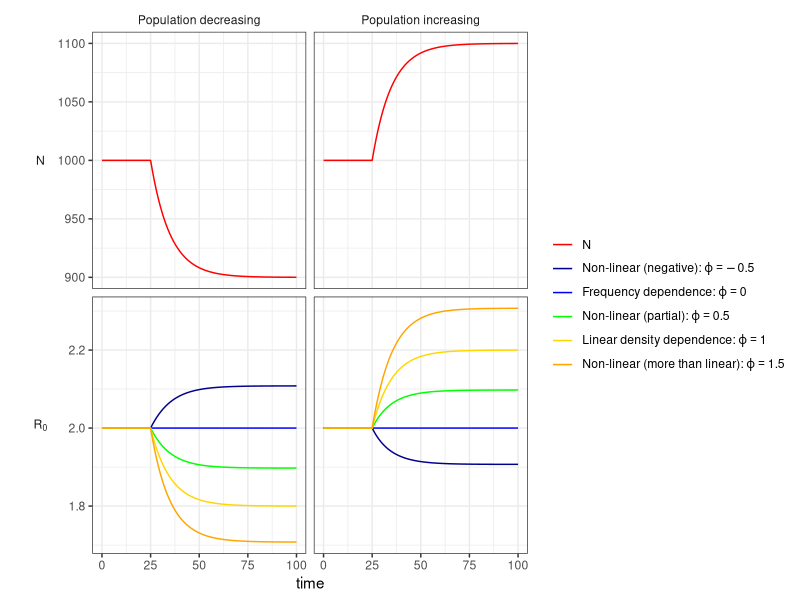
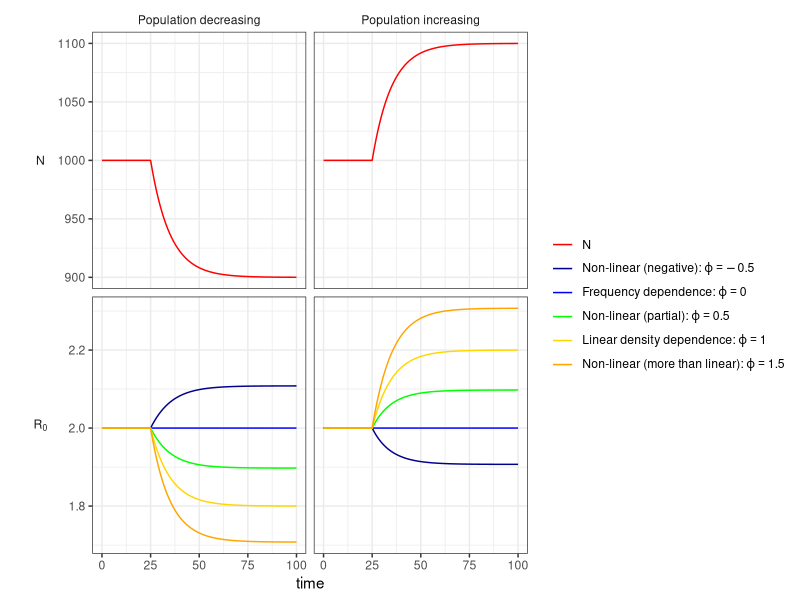

Generate these figures, in order, with R:
library(deSolve)
library(tidyverse)
library(ggplot2)


det_phi <- function(t, state, parameters) {
  with(as.list(c(state, parameters)),{
    
    if(t < transfer_switch){
      transfer_in = transfer1
      transfer_out = transfer1  
    } else {
      transfer_in = transfer2
      transfer_out = transfer1  
      
    }
    
    
    beta = b/S0^phi
    N = S + I + R
    pI = I/N
    pI_index = 1/N
    FOI = (beta * pI * N^phi)
    FOI_index = (beta * pI_index * N^phi)
    
    dS = S0*transfer_in - S*FOI - S*transfer_out
    dI = S*FOI - gamma*I - I*transfer_out
    dR = gamma*I - R*transfer_out
  
    list(c(dS, dI, dR))
    
    })}
  
max_time = 100
pars = list(S0 = 1000
            , transfer1 = 0.1
            , transfer2 = 0.2
            , transfer_switch = 25
            , b = 2/5, phi = 0, gamma = 1/5)
inits <- c(S = pars$S0, I = 0, R = 0 )

phi_vec = seq(-0.5, 1.5, by = 0.5)
transfer2_vec = c(0.09, 0.1, 0.11)
# this_phi = phi_vec[1]
this_out = NULL
for(this_transfer2 in transfer2_vec){
  for(this_phi in phi_vec){
    this_out_piece <- ode(y = inits, times = 0:max_time, func = det_phi
                          , parms = pars %>% 
                            replace(c("phi", "transfer2"), c(this_phi, this_transfer2))) %>% 
      as.data.frame %>% as_tibble %>% 
      mutate(phi = this_phi, transfer2 = this_transfer2)
    
    if(is.null(this_out)){
      this_out <- this_out_piece
    } else {
      this_out <- rbind(this_out, this_out_piece)
    }
  }
}

par_labeller <- function(variable,value){
  if (variable=="name") {
    return(list(
      N="N",
      R0=expression(R[0])
    )[value])
  } else {
    return(value)
  }
}

model_colours = c(N = "red", 
                  `\"Non-linear (negative):\"~varphi==-0.5` = alpha("darkblue", 1), 
                  # `Non-linear (negative) - diurnal` = alpha("darkblue", 1), 
                  `\"Frequency dependence:\"~varphi==0` = alpha("blue", 1), 
                  # `Frequency dependence - diurnal` = alpha("blue", 1), 
                  `\"Non-linear (partial):\"~varphi==0.5` = alpha("green", 1), 
                  # `Non-linear (partial) - diurnal` = alpha("green", 1), 
                  `\"Linear density dependence:\"~varphi==1` = alpha("gold", 1), 
                  # `Linear density dependence - diurnal` = alpha("gold", 1), 
                  `\"Non-linear (more than linear):\"~varphi==1.5` = alpha("orange", 1) 
                  # `Non-linear (more than linear) - diurnal` = alpha("orange", 1)
                  )


this_out %>% 
  mutate(N = S + I + R
         , beta = pars$b/pars$S0^phi
         , R0 = beta*N^phi/pars$gamma
         , phi = factor(phi, levels = phi_vec)
  ) %>% 
  pivot_longer(-c("time", "phi", "transfer2")) %>% 
  mutate(demog_label = c("Population decreasing", "Population constant", "Population increasing")[match(transfer2, transfer2_vec)]) %>% 
  filter(demog_label != "Population constant") %>% 
  filter(name %in% c("N", "R0")) %>% 
  mutate(label = case_when(name == "N" ~ "N", 
                           phi == -0.5 ~ "\"Non-linear (negative):\"~varphi==-0.5", 
                           phi == 0 ~ "\"Frequency dependence:\"~varphi==0", 
                           phi == 0.5 ~ "\"Non-linear (partial):\"~varphi==0.5", 
                           phi == 1 ~ "\"Linear density dependence:\"~varphi==1", 
                           phi == 1.5 ~ "\"Non-linear (more than linear):\"~varphi==1.5", 
  )) %>% 
  mutate(label = factor(label, levels = names(model_colours))) %>% 
  # mutate(label = ifelse(name == "N", "N", as.character(phi)) 
  #        %>% factor(levels = c(phi_vec, "N"))
  #        ) %>% 
  # mutate(name_label = fct_relabel(name_label, levels = c("N", expression(R_0)))) %>% 
  # mutate(name_label = ifelse(name == "N", expression(N), expression(R_0))) %>% 
  ggplot(aes(x = time, y = value, colour = label)) + 
  geom_line() + 
  facet_grid(name~demog_label, scales = "free_y", labeller = par_labeller, switch = "y") + 
  theme_bw() + 
  # expand_limits(y = 0) + 
  # labs(y = "", colour = expression(italic(varphi))) + 
  labs(y = "", colour = "") + 
  # scale_colour_manual(values = c(`-0.5`="purple", `0`="deepskyblue4", `0.5`="darkturquoise", `1`="green3", `1.5`="gold", N="red"))+
  scale_colour_manual(values = model_colours, labels = lapply(names(model_colours), \(x) parse(text = x))) +
  theme(strip.text.y.left = element_text(angle = 0), strip.placement = "outside", strip.background = element_blank())


ggsave(filename = "Graphs/det_phi.png", units = "cm", width = 18, height = 6, dpi = 600)
